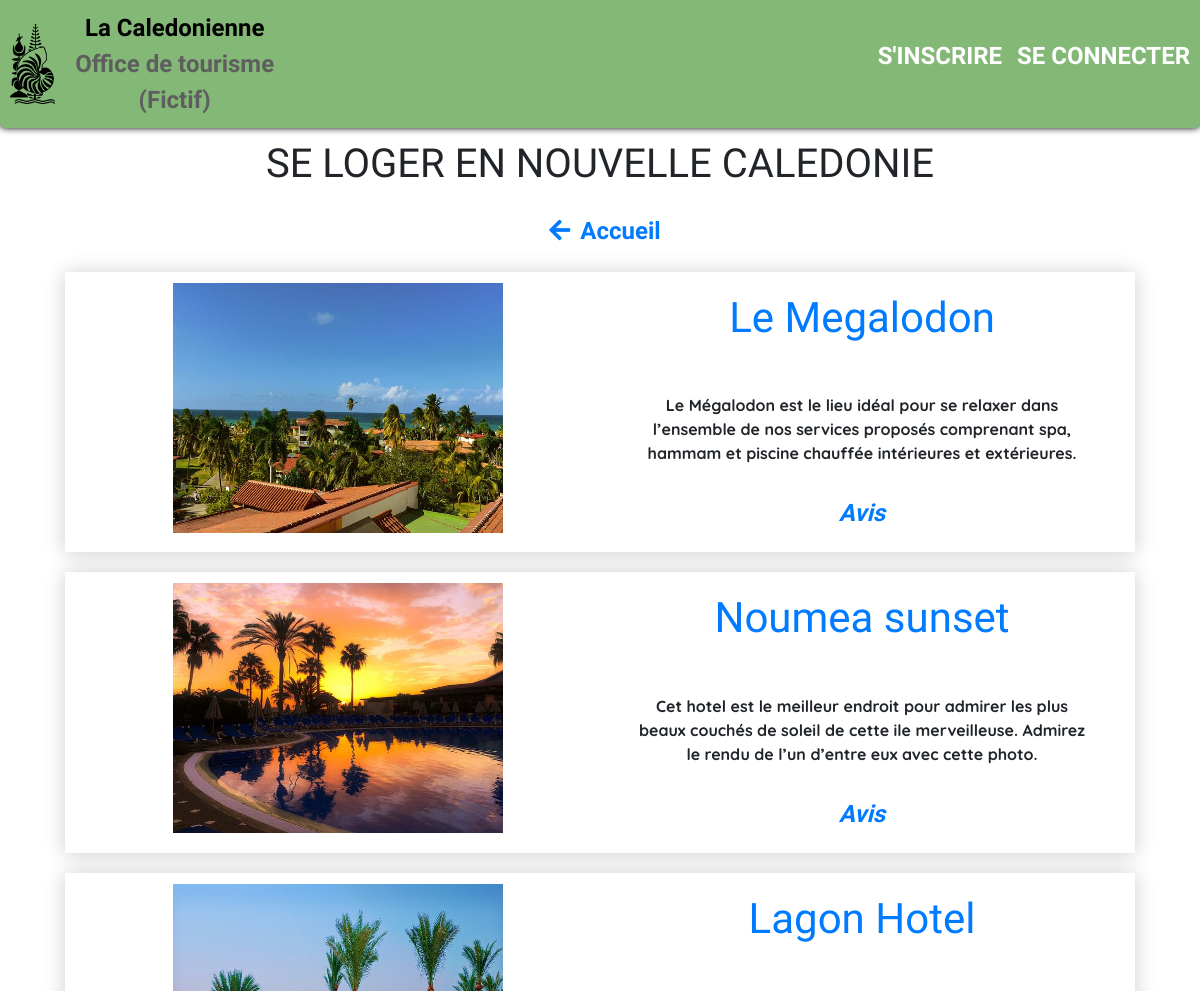
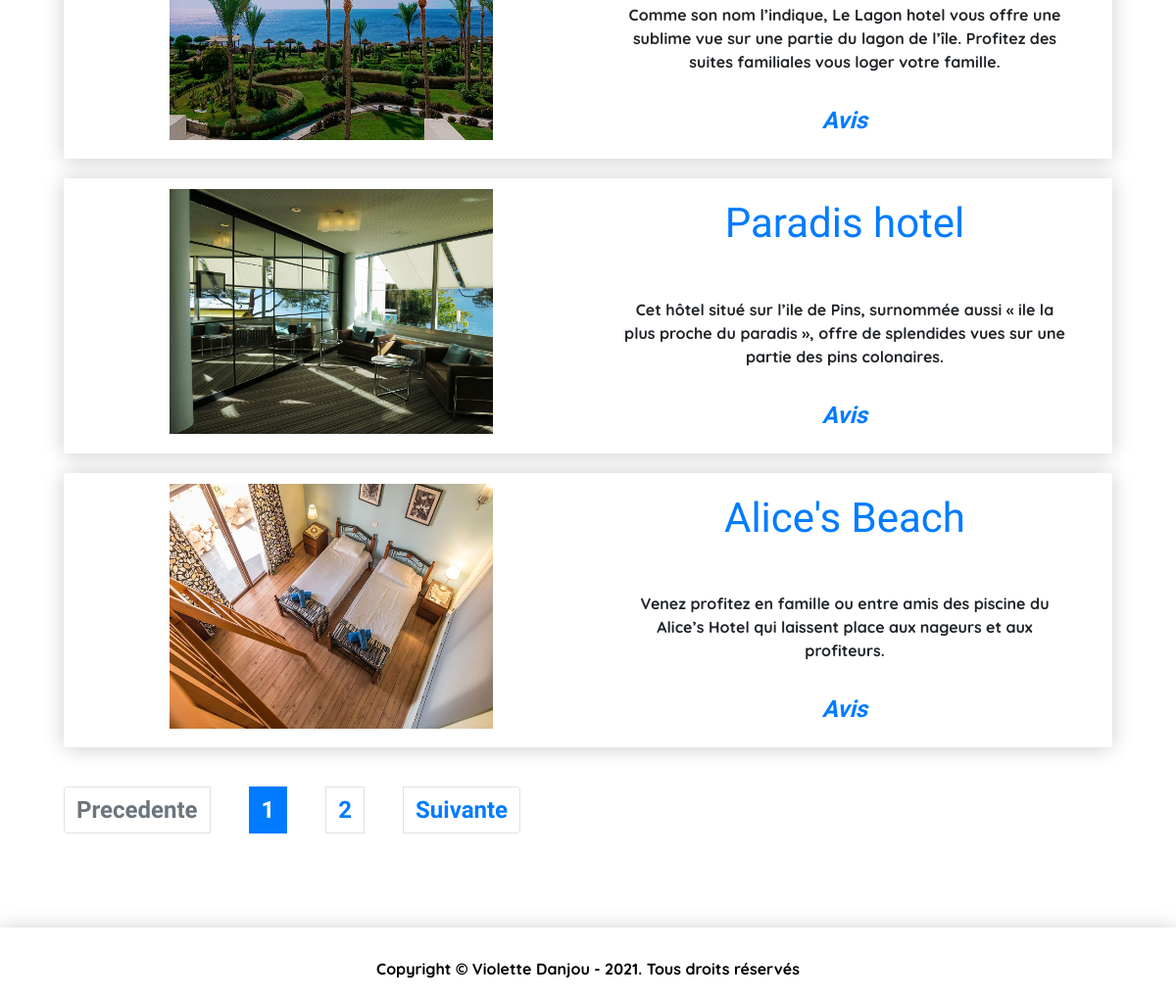
Screenshot of /index.php?action=listHotels with the database file from the repository (2 pictures, top to bottom).
### tables this page shows
CREATE TABLE `hotels` (
  `id` int(11) NOT NULL,
  `name` varchar(255) NOT NULL,
  `content` text NOT NULL,
  `location` varchar(255) NOT NULL,
  `rooms` text NOT NULL,
  `prices` text NOT NULL,
  `picture` varchar(255) NOT NULL,
  `swimming_pool` tinyint(1) NOT NULL DEFAULT '0',
  `beach_access` tinyint(1) NOT NULL DEFAULT '0',
  `car_park` tinyint(1) NOT NULL DEFAULT '0',
  `free_wifi` tinyint(1) NOT NULL DEFAULT '0',
  `restaurant` tinyint(1) NOT NULL DEFAULT '0',
  `family_rooms` tinyint(1) NOT NULL DEFAULT '0',
  `television` tinyint(1) NOT NULL DEFAULT '0',
  `airport_shuttle` tinyint(1) NOT NULL DEFAULT '0',
  `air_conditioner` tinyint(1) NOT NULL DEFAULT '0',
  `no_smokers` tinyint(1) NOT NULL DEFAULT '0',
  `animals` tinyint(1) NOT NULL DEFAULT '0',
  `strongbox` tinyint(1) NOT NULL DEFAULT '0',
  `mini_bar` tinyint(1) NOT NULL DEFAULT '0',
  `luggage` tinyint(1) NOT NULL DEFAULT '0',
  `elevator` tinyint(1) NOT NULL DEFAULT '0',
  `sauna` tinyint(1) NOT NULL DEFAULT '0'
);

### app/controller/controller_front.php (called while the page is built, shortened)
<?php
class controller_front
{
	function listHotels($currentPageHotels)
	{
		$hotelsManager = new HotelsManager();
	    $allHotels = $hotelsManager->allHotels();
	    $nbrHotels = $allHotels->fetch();
	    $nbr = (int) $nbrHotels['nbrHotels'];
	   	$hotelsOfPage = 5;
	    $pagesHotels = ceil($nbr / $hotelsOfPage);
	   	$start = ($currentPageHotels-1)*$hotelsOfPage;
		$listHotelsManager = new HotelsManager();
	    $listHotels = $listHotelsManager->getList($start, $hotelsOfPage);
	    require('app/view/listHotels.php');
	}
}

### app/model/HotelsManager.php (called while the page is built, shortened)
<?php
class HotelsManager extends Manager
{
    public function allHotels()
    {
        $db = $this->dbConnect();
        $allHotels = $db->query('SELECT COUNT(*) AS nbrHotels FROM hotels');
        return $allHotels;
    }
	public function getList($start, $hotelsOfPage)
    {
        $db = $this->dbConnect();
        $listhotels = $db->query('SELECT id, name, content, location, rooms, prices, picture FROM hotels ORDER BY id ASC LIMIT '. $start . ' , '. $hotelsOfPage);
        return $listhotels;
    }
}

### app/view/listHotels.php (the view, shortened to what this page needs)
<div class="container">
	<div class="row">
		<div class="col">
			<h1>SE LOGER EN NOUVELLE CALEDONIE</h1>
			<p>
			<?php 	if(isset($_SESSION['admin']) && ($_SESSION['admin'] != 0)) : ?>
						<a href="index.php?action=listActivitiesHotels">
							<i class="fas fa-arrow-left"></i>Accueil
						</a>
			<?php 	;
					else : ?>
						<a href="index.php?action=listActivitiesHotels">
							<i class="fas fa-arrow-left"></i>Accueil
						</a>
			<?php	endif; ?>
			</p>
			<div>
				<?php
       		    while ($data = $listHotels->fetch()) : ?>
                    <div class="news">
                        <div class="col-lg-6">
                            <a href="index.php?action=hotel&amp;id=<?= $data['id'] ?>">
                                <img class="img-home" src="<?= $data['picture'] ?>" alt="Photo de l'hotel <?= $data['name'] ?>">
                            </a>
                        </div>
                        <div class="col-lg-6">
                            <div class="news-text">
                                <h3>
                                    <a href="index.php?action=hotel&amp;id=<?= $data['id'] ?>">
                                        <?= htmlspecialchars($data['name']) ?>
                                        <br/>
                                    </a>
                                </h3>
                                <p><?= nl2br(($data['content'])) ?></p>
                                <em class="link-opinions"><a href="index.php?action=hotel&amp;id=<?= $data['id'] ?>">Avis</a></em>
                            </div>
                        </div>
                    </div>
                <?php
                endwhile;
                $listHotels->closeCursor(); ?>
                <nav>
                    <ul class="pagination">
                        <li class="page-item <?= ($currentPageHotels == 1) ? "disabled" : "" ?>">
                            <a href="./?action=listHotels&amp;page=<?= $currentPageHotels - 1 ?>" class="page-link">Precedente</a>
                        </li>
                        <?php for($page = 1; $page <= $pagesHotels; $page++): ?>
                            <li class="page-item <?= ($currentPageHotels == $page) ? "active" : "" ?>">
                                <a href="./?action=listHotels&amp;page=<?= $page ?>" class="page-link"><?= $page ?></a>
                            </li>
                        <?php endfor ?>
                            <li class="page-item <?= ($currentPageHotels == $pagesHotels) ? "disabled" : "" ?>">
                                <a href="./?action=listHotels&amp;page=<?= $currentPageHotels + 1 ?>" class="page-link">Suivante</a>
                            </li>
                    </ul>
                </nav>
            </div>
		</div>
	</div>
</div>
<?php $content = ob_get_clean();
require('app/view/template.php'); ?>

### app/public/style.css (style rules this page uses)
html { height: 100%; }
body { margin: 0px; padding-top: 120px; font-family: 'Quicksand', cursive; font-weight: bold; text-align: center; height: 100%; }
h1 { font-family: 'Single Day', cursive; margin: 20px; }
h3 { font-family: 'Single Day', cursive; margin-bottom: 20px; color: #007bff; }
p { text-align: center; margin: 10px; }
a { font-family: 'Single Day', cursive; font-size: 1.5em; }
.fa-arrow-left { margin: 10px; }
img { width: 300px; height: auto; margin: 0px; border-radius: 0px; }
nav { display: flex; }
ul { display: flex; justify-content: space-around; padding: 0px; }
li { list-style-type: none; margin: 20px; }
ul.pagination { flex-wrap: wrap; }
.news { display: flex; justify-content: center; flex-wrap: wrap; margin: 20px; padding: 10px; border: 1px solid transparent; box-shadow: 0 1px 20px rgba(0, 0, 0, 0.2); }
.img-home { width: 330px; height: 250px; text-align: center; }
.news-text { display: flex; flex-direction: column; justify-content: center; align-items: center; padding: 10px; }

### app/public/responsive.css (style rules this page uses)
body { padding-top: 60px; }
h1 { font-size: 1.7em; margin: 10px 0px 10px 0px; }
a { font-size: 1em; }
img { width: 260px; height: 150px; }
li { margin: 10px; }
#div-weather, .img-home { margin: 0px; }
.news { margin: 0px; margin-bottom: 10px; }
.img-home { width: 100%; height: 150px; border-radius: 0px; }
ul.pagination { flex-wrap: wrap; }

### rows the page displays
hotels: picture (picture), name "Le Megalodon", content "Le Mégalodon est le lieu idéal pour se relaxer dans l’ensemble de nos services proposés comprenant spa, hammam et piscine chauffée intérieures et extérieures."
hotels: picture (picture), name "Noumea sunset", content "Cet hotel est le meilleur endroit pour admirer les plus beaux couchés de soleil de cette ile merveilleuse. Admirez le rendu de l’un d’entre eux avec cette photo."
hotels: picture (picture), name "Lagon Hotel", content "Comme son nom l’indique, Le Lagon hotel vous offre une sublime vue sur une partie du lagon de l’île. Profitez des suites familiales vous loger votre famille."
hotels: picture (picture), name "Paradis hotel", content "Cet hôtel situé sur l’ile de Pins, surnommée aussi « ile la plus proche du paradis », offre de splendides vues sur une partie des pins colonaires."
hotels: picture (picture), name "Alice's Beach", content "Venez profitez en famille ou entre amis des piscine du Alice’s Hotel qui laissent place aux nageurs et aux profiteurs."
